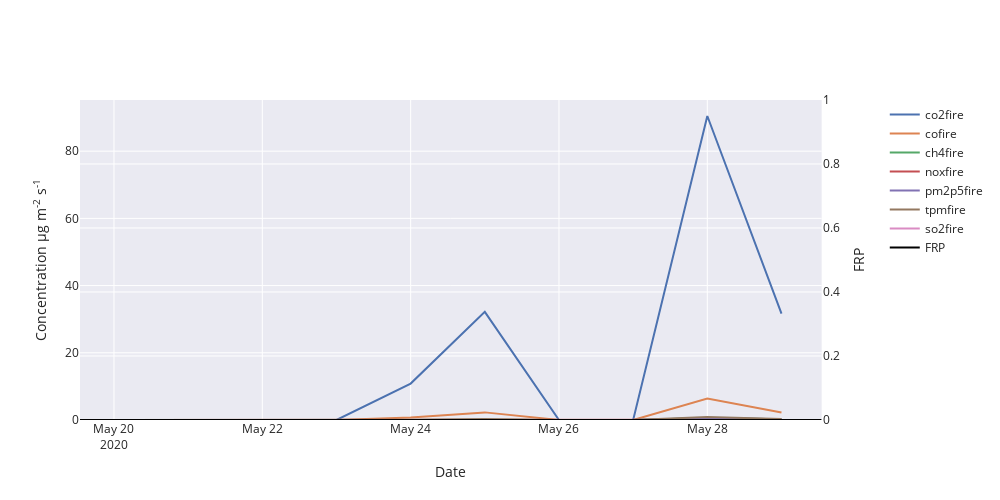
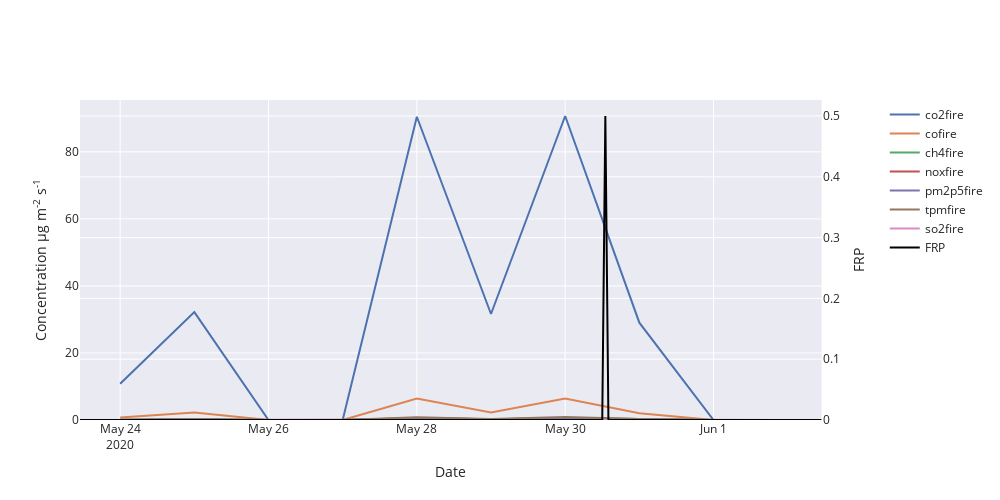
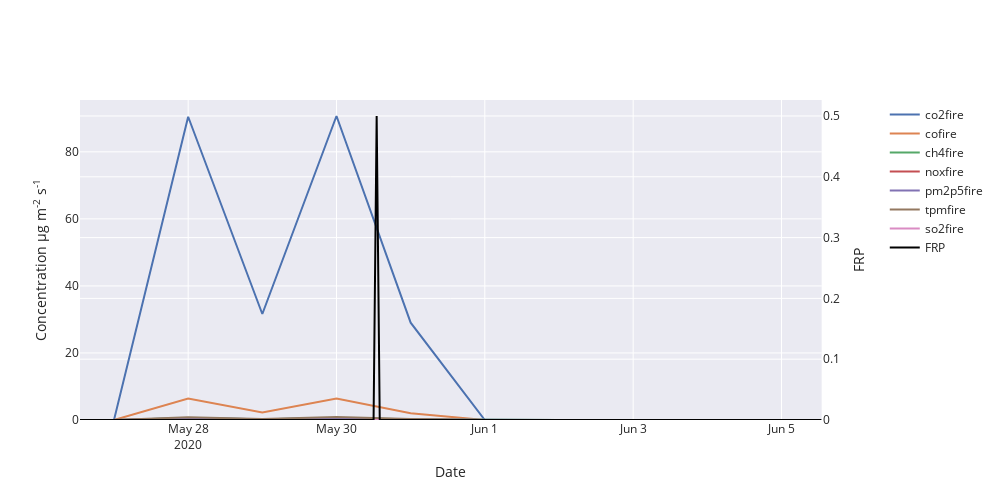
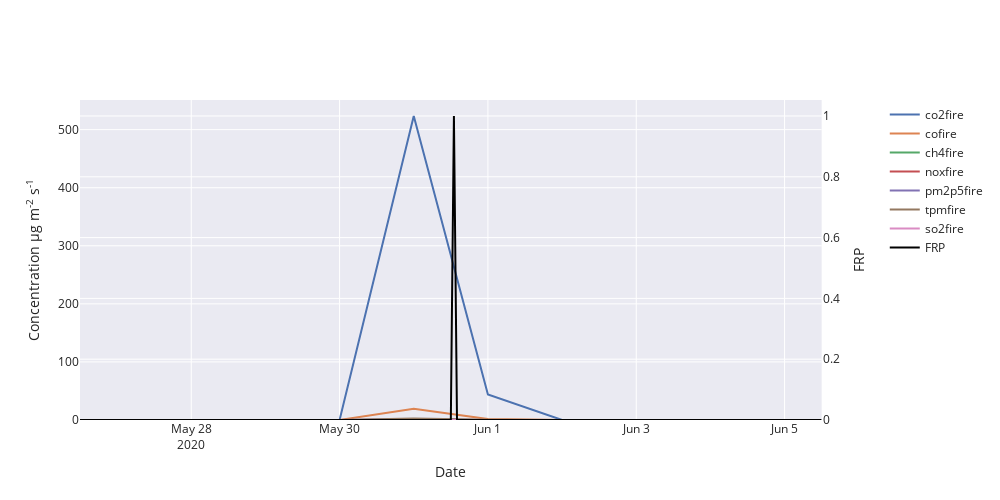

Here is the notebook cell these charts were saved with, in order:
### Code cell
for ind, fe in df_fire_events.tail(30).iterrows():
    
    fig = make_subplots(specs=[[{"secondary_y": True}]])
    
    fig.update_xaxes(title_text="Date")
    
    # Update yaxis properties
    fig.update_yaxes(title_text=f"Concentration µg m<sup>-2</sup> s<sup>-1</sup>")
    fig.update_yaxes(title_text=f"FRP", secondary_y=True)
    
    fig.update_layout(
        template=pio.templates["seaborn"],
        autosize=False,
        width=1000,
        height=500,
    )  
    
    for var in ds_flux.data_vars:

        ds_var = ds_flux[var].sel(time=slice(
                fe['datetime'].replace(minute=0) - timedelta(days=5),
                fe['datetime'].replace(minute=0) + timedelta(days=5)
            ))
        
        ds_var = ds_var * 1e+9
        
        ds_var = ds_var.sel(longitude=fe['longitude'], latitude=fe['latitude'], method='nearest')
        
        df_var = ds_var.to_dataframe()
        
        fig.add_trace(go.Scatter(  # add the baseline values
                x=df_var.index,
                y=df_var[var],
                mode='lines', 
                name=f'{var}'
        ))
        
    ds_frp_fe = ds_frp['frpfire'].sel(time=slice(
                fe['datetime'].replace(minute=0) - timedelta(days=5),
                fe['datetime'].replace(minute=0) + timedelta(days=5)
            ))
    ds_frp_fe = ds_frp_fe.sel(longitude=fe['longitude'], latitude=fe['latitude'], method='nearest')
        
    df_frp_fe = ds_frp_fe.to_dataframe()
    
    df_frp_fe = df_frp_fe['frpfire'].groupby('time').mean()
    
    fig.update_yaxes(rangemode="nonnegative")
    fig.update_yaxes(rangemode="nonnegative", secondary_y=True,)
        
    fig.add_trace(go.Scatter(  # add the CAMS analysis concentration data closest to the fireevent
                x=df_frp_fe.index,
                y=df_frp_fe.values,
                mode='lines',
                name='FRP',
                line={'color': 'black'}),
                secondary_y=True,
            )
        
    fig.show()

### Figure 1 — Plotly figure (JSON) as saved in the notebook; plotly's stock layout.template omitted (floating-point values rounded to 4 significant figures; data arrays with more than 128 entries replaced by an {"elided": "..."} marker saying what was removed)
{"data": [{"mode": "lines", "name": "co2fire", "type": "scatter", "x": ["2020-05-20T00:00:00", "2020-05-21T00:00:00", "2020-05-22T00:00:00", "2020-05-23T00:00:00", "2020-05-24T00:00:00", "2020-05-25T00:00:00", "2020-05-26T00:00:00", "2020-05-27T00:00:00", "2020-05-28T00:00:00", "2020-05-29T00:00:00"], "y": [0, 0, 0, 0, 10.84, 32.19, 0, 0, 90.46, 31.63]}, {"mode": "lines", "name": "cofire", "type": "scatter", "x": ["2020-05-20T00:00:00", "2020-05-21T00:00:00", "2020-05-22T00:00:00", "2020-05-23T00:00:00", "2020-05-24T00:00:00", "2020-05-25T00:00:00", "2020-05-26T00:00:00", "2020-05-27T00:00:00", "2020-05-28T00:00:00", "2020-05-29T00:00:00"], "y": [0, 0, 0, 0, 0.7638, 2.267, 0, 0, 6.372, 2.228]}, {"mode": "lines", "name": "ch4fire", "type": "scatter", "x": ["2020-05-20T00:00:00", "2020-05-21T00:00:00", "2020-05-22T00:00:00", "2020-05-23T00:00:00", "2020-05-24T00:00:00", "2020-05-25T00:00:00", "2020-05-26T00:00:00", "2020-05-27T00:00:00", "2020-05-28T00:00:00", "2020-05-29T00:00:00"], "y": [-2.776e-08, -2.776e-08, -2.776e-08, -2.776e-08, 0.06973, 0.207, -2.776e-08, -2.776e-08, 0.5819, 0.2035]}, {"mode": "lines", "name": "noxfire", "type": "scatter", "x": ["2020-05-20T00:00:00", "2020-05-21T00:00:00", "2020-05-22T00:00:00", "2020-05-23T00:00:00", "2020-05-24T00:00:00", "2020-05-25T00:00:00", "2020-05-26T00:00:00", "2020-05-27T00:00:00", "2020-05-28T00:00:00", "2020-05-29T00:00:00"], "y": [0, 0, 0, 0, 0.01901, 0.05644, 0, 0, 0.1586, 0.05546]}, {"mode": "lines", "name": "pm2p5fire", "type": "scatter", "x": ["2020-05-20T00:00:00", "2020-05-21T00:00:00", "2020-05-22T00:00:00", "2020-05-23T00:00:00", "2020-05-24T00:00:00", "2020-05-25T00:00:00", "2020-05-26T00:00:00", "2020-05-27T00:00:00", "2020-05-28T00:00:00", "2020-05-29T00:00:00"], "y": [5.551e-08, 5.551e-08, 5.551e-08, 5.551e-08, 0.06838, 0.203, 5.551e-08, 5.551e-08, 0.5706, 0.1995]}, {"mode": "lines", "name": "tpmfire", "type": "scatter", "x": ["2020-05-20T00:00:00", "2020-05-21T00:00:00", "2020-05-22T00:00:00", "2020-05-23T00:00:00", "2020-05-24T00:00:00", "2020-05-25T00:00:00", "2020-05-26T00:00:00", "2020-05-27T00:00:00", "2020-05-28T00:00:00", "2020-05-29T00:00:00"], "y": [0, 0, 0, 0, 0.1025, 0.3044, 0, 0, 0.8557, 0.2992]}, {"mode": "lines", "name": "so2fire", "type": "scatter", "x": ["2020-05-20T00:00:00", "2020-05-21T00:00:00", "2020-05-22T00:00:00", "2020-05-23T00:00:00", "2020-05-24T00:00:00", "2020-05-25T00:00:00", "2020-05-26T00:00:00", "2020-05-27T00:00:00", "2020-05-28T00:00:00", "2020-05-29T00:00:00"], "y": [0, 0, 0, 0, 0.003049, 0.009051, 0, 0, 0.02544, 0.008896]}, {"line": {"color": "black"}, "mode": "lines", "name": "FRP", "type": "scatter", "x": {"elided": "241 str values"}, "xaxis": "x", "y": {"elided": "241 int values"}, "yaxis": "y2"}], "layout": {"autosize": false, "height": 500, "width": 1000, "xaxis": {"anchor": "y", "domain": [0, 0.94], "title": {"text": "Date"}}, "yaxis": {"anchor": "x", "domain": [0, 1], "rangemode": "nonnegative", "title": {"text": "Concentration µg m<sup>-2</sup> s<sup>-1</sup>"}}, "yaxis2": {"anchor": "x", "overlaying": "y", "rangemode": "nonnegative", "side": "right", "title": {"text": "FRP"}}}}

### Figure 2 — Plotly figure (JSON) as saved in the notebook; plotly's stock layout.template omitted (floating-point values rounded to 4 significant figures; data arrays with more than 128 entries replaced by an {"elided": "..."} marker saying what was removed)
{"data": [{"mode": "lines", "name": "co2fire", "type": "scatter", "x": ["2020-05-24T00:00:00", "2020-05-25T00:00:00", "2020-05-26T00:00:00", "2020-05-27T00:00:00", "2020-05-28T00:00:00", "2020-05-29T00:00:00", "2020-05-30T00:00:00", "2020-05-31T00:00:00", "2020-06-01T00:00:00", "2020-06-02T00:00:00"], "y": [10.84, 32.19, 0, 0, 90.46, 31.63, 90.69, 29.03, 1.421e-05, 1.421e-05]}, {"mode": "lines", "name": "cofire", "type": "scatter", "x": ["2020-05-24T00:00:00", "2020-05-25T00:00:00", "2020-05-26T00:00:00", "2020-05-27T00:00:00", "2020-05-28T00:00:00", "2020-05-29T00:00:00", "2020-05-30T00:00:00", "2020-05-31T00:00:00", "2020-06-01T00:00:00", "2020-06-02T00:00:00"], "y": [0.7638, 2.267, 0, 0, 6.372, 2.228, 6.389, 2.045, 0, 0]}, {"mode": "lines", "name": "ch4fire", "type": "scatter", "x": ["2020-05-24T00:00:00", "2020-05-25T00:00:00", "2020-05-26T00:00:00", "2020-05-27T00:00:00", "2020-05-28T00:00:00", "2020-05-29T00:00:00", "2020-05-30T00:00:00", "2020-05-31T00:00:00", "2020-06-01T00:00:00", "2020-06-02T00:00:00"], "y": [0.06973, 0.207, -2.776e-08, -2.776e-08, 0.5819, 0.2035, 0.5833, 0.1867, 0, 0]}, {"mode": "lines", "name": "noxfire", "type": "scatter", "x": ["2020-05-24T00:00:00", "2020-05-25T00:00:00", "2020-05-26T00:00:00", "2020-05-27T00:00:00", "2020-05-28T00:00:00", "2020-05-29T00:00:00", "2020-05-30T00:00:00", "2020-05-31T00:00:00", "2020-06-01T00:00:00", "2020-06-02T00:00:00"], "y": [0.01901, 0.05644, 0, 0, 0.1586, 0.05546, 0.159, 0.0509, -1.388e-08, -1.388e-08]}, {"mode": "lines", "name": "pm2p5fire", "type": "scatter", "x": ["2020-05-24T00:00:00", "2020-05-25T00:00:00", "2020-05-26T00:00:00", "2020-05-27T00:00:00", "2020-05-28T00:00:00", "2020-05-29T00:00:00", "2020-05-30T00:00:00", "2020-05-31T00:00:00", "2020-06-01T00:00:00", "2020-06-02T00:00:00"], "y": [0.06838, 0.203, 5.551e-08, 5.551e-08, 0.5706, 0.1995, 0.5721, 0.1831, 5.551e-08, 5.551e-08]}, {"mode": "lines", "name": "tpmfire", "type": "scatter", "x": ["2020-05-24T00:00:00", "2020-05-25T00:00:00", "2020-05-26T00:00:00", "2020-05-27T00:00:00", "2020-05-28T00:00:00", "2020-05-29T00:00:00", "2020-05-30T00:00:00", "2020-05-31T00:00:00", "2020-06-01T00:00:00", "2020-06-02T00:00:00"], "y": [0.1025, 0.3044, 0, 0, 0.8557, 0.2992, 0.8578, 0.2746, -5.551e-08, -5.551e-08]}, {"mode": "lines", "name": "so2fire", "type": "scatter", "x": ["2020-05-24T00:00:00", "2020-05-25T00:00:00", "2020-05-26T00:00:00", "2020-05-27T00:00:00", "2020-05-28T00:00:00", "2020-05-29T00:00:00", "2020-05-30T00:00:00", "2020-05-31T00:00:00", "2020-06-01T00:00:00", "2020-06-02T00:00:00"], "y": [0.003049, 0.009051, 0, 0, 0.02544, 0.008896, 0.02551, 0.008165, -3.469e-09, -3.469e-09]}, {"line": {"color": "black"}, "mode": "lines", "name": "FRP", "type": "scatter", "x": {"elided": "241 str values"}, "xaxis": "x", "y": {"elided": "241 float values"}, "yaxis": "y2"}], "layout": {"autosize": false, "height": 500, "width": 1000, "xaxis": {"anchor": "y", "domain": [0, 0.94], "title": {"text": "Date"}}, "yaxis": {"anchor": "x", "domain": [0, 1], "rangemode": "nonnegative", "title": {"text": "Concentration µg m<sup>-2</sup> s<sup>-1</sup>"}}, "yaxis2": {"anchor": "x", "overlaying": "y", "rangemode": "nonnegative", "side": "right", "title": {"text": "FRP"}}}}

### Figure 3 — Plotly figure (JSON) as saved in the notebook; plotly's stock layout.template omitted (floating-point values rounded to 4 significant figures; data arrays with more than 128 entries replaced by an {"elided": "..."} marker saying what was removed)
{"data": [{"mode": "lines", "name": "co2fire", "type": "scatter", "x": ["2020-05-27T00:00:00", "2020-05-28T00:00:00", "2020-05-29T00:00:00", "2020-05-30T00:00:00", "2020-05-31T00:00:00", "2020-06-01T00:00:00", "2020-06-02T00:00:00", "2020-06-03T00:00:00", "2020-06-04T00:00:00", "2020-06-05T00:00:00"], "y": [0, 90.46, 31.63, 90.69, 29.03, 1.421e-05, 1.421e-05, 1.421e-05, 1.421e-05, 1.421e-05]}, {"mode": "lines", "name": "cofire", "type": "scatter", "x": ["2020-05-27T00:00:00", "2020-05-28T00:00:00", "2020-05-29T00:00:00", "2020-05-30T00:00:00", "2020-05-31T00:00:00", "2020-06-01T00:00:00", "2020-06-02T00:00:00", "2020-06-03T00:00:00", "2020-06-04T00:00:00", "2020-06-05T00:00:00"], "y": [0, 6.372, 2.228, 6.389, 2.045, 0, 0, 0, 0, 0]}, {"mode": "lines", "name": "ch4fire", "type": "scatter", "x": ["2020-05-27T00:00:00", "2020-05-28T00:00:00", "2020-05-29T00:00:00", "2020-05-30T00:00:00", "2020-05-31T00:00:00", "2020-06-01T00:00:00", "2020-06-02T00:00:00", "2020-06-03T00:00:00", "2020-06-04T00:00:00", "2020-06-05T00:00:00"], "y": [-2.776e-08, 0.5819, 0.2035, 0.5833, 0.1867, 0, 0, 0, 0, 0]}, {"mode": "lines", "name": "noxfire", "type": "scatter", "x": ["2020-05-27T00:00:00", "2020-05-28T00:00:00", "2020-05-29T00:00:00", "2020-05-30T00:00:00", "2020-05-31T00:00:00", "2020-06-01T00:00:00", "2020-06-02T00:00:00", "2020-06-03T00:00:00", "2020-06-04T00:00:00", "2020-06-05T00:00:00"], "y": [0, 0.1586, 0.05546, 0.159, 0.0509, -1.388e-08, -1.388e-08, -1.388e-08, -1.388e-08, -1.388e-08]}, {"mode": "lines", "name": "pm2p5fire", "type": "scatter", "x": ["2020-05-27T00:00:00", "2020-05-28T00:00:00", "2020-05-29T00:00:00", "2020-05-30T00:00:00", "2020-05-31T00:00:00", "2020-06-01T00:00:00", "2020-06-02T00:00:00", "2020-06-03T00:00:00", "2020-06-04T00:00:00", "2020-06-05T00:00:00"], "y": [5.551e-08, 0.5706, 0.1995, 0.5721, 0.1831, 5.551e-08, 5.551e-08, 5.551e-08, 5.551e-08, 5.551e-08]}, {"mode": "lines", "name": "tpmfire", "type": "scatter", "x": ["2020-05-27T00:00:00", "2020-05-28T00:00:00", "2020-05-29T00:00:00", "2020-05-30T00:00:00", "2020-05-31T00:00:00", "2020-06-01T00:00:00", "2020-06-02T00:00:00", "2020-06-03T00:00:00", "2020-06-04T00:00:00", "2020-06-05T00:00:00"], "y": [0, 0.8557, 0.2992, 0.8578, 0.2746, -5.551e-08, -5.551e-08, -5.551e-08, -5.551e-08, -5.551e-08]}, {"mode": "lines", "name": "so2fire", "type": "scatter", "x": ["2020-05-27T00:00:00", "2020-05-28T00:00:00", "2020-05-29T00:00:00", "2020-05-30T00:00:00", "2020-05-31T00:00:00", "2020-06-01T00:00:00", "2020-06-02T00:00:00", "2020-06-03T00:00:00", "2020-06-04T00:00:00", "2020-06-05T00:00:00"], "y": [0, 0.02544, 0.008896, 0.02551, 0.008165, -3.469e-09, -3.469e-09, -3.469e-09, -3.469e-09, -3.469e-09]}, {"line": {"color": "black"}, "mode": "lines", "name": "FRP", "type": "scatter", "x": {"elided": "241 str values"}, "xaxis": "x", "y": {"elided": "241 float values"}, "yaxis": "y2"}], "layout": {"autosize": false, "height": 500, "width": 1000, "xaxis": {"anchor": "y", "domain": [0, 0.94], "title": {"text": "Date"}}, "yaxis": {"anchor": "x", "domain": [0, 1], "rangemode": "nonnegative", "title": {"text": "Concentration µg m<sup>-2</sup> s<sup>-1</sup>"}}, "yaxis2": {"anchor": "x", "overlaying": "y", "rangemode": "nonnegative", "side": "right", "title": {"text": "FRP"}}}}

### Figure 4 — Plotly figure (JSON) as saved in the notebook; plotly's stock layout.template omitted (floating-point values rounded to 4 significant figures; data arrays with more than 128 entries replaced by an {"elided": "..."} marker saying what was removed)
{"data": [{"mode": "lines", "name": "co2fire", "type": "scatter", "x": ["2020-05-27T00:00:00", "2020-05-28T00:00:00", "2020-05-29T00:00:00", "2020-05-30T00:00:00", "2020-05-31T00:00:00", "2020-06-01T00:00:00", "2020-06-02T00:00:00", "2020-06-03T00:00:00", "2020-06-04T00:00:00", "2020-06-05T00:00:00"], "y": [0, 0, 0, 0, 523.5, 43.99, 1.421e-05, 1.421e-05, 1.421e-05, 1.421e-05]}, {"mode": "lines", "name": "cofire", "type": "scatter", "x": ["2020-05-27T00:00:00", "2020-05-28T00:00:00", "2020-05-29T00:00:00", "2020-05-30T00:00:00", "2020-05-31T00:00:00", "2020-06-01T00:00:00", "2020-06-02T00:00:00", "2020-06-03T00:00:00", "2020-06-04T00:00:00", "2020-06-05T00:00:00"], "y": [0, 0, 0, 0, 19.56, 1.643, 0, 0, 0, 0]}, {"mode": "lines", "name": "ch4fire", "type": "scatter", "x": ["2020-05-27T00:00:00", "2020-05-28T00:00:00", "2020-05-29T00:00:00", "2020-05-30T00:00:00", "2020-05-31T00:00:00", "2020-06-01T00:00:00", "2020-06-02T00:00:00", "2020-06-03T00:00:00", "2020-06-04T00:00:00", "2020-06-05T00:00:00"], "y": [-2.776e-08, -2.776e-08, -2.776e-08, -2.776e-08, 0.7132, 0.05992, 0, 0, 0, 0]}, {"mode": "lines", "name": "noxfire", "type": "scatter", "x": ["2020-05-27T00:00:00", "2020-05-28T00:00:00", "2020-05-29T00:00:00", "2020-05-30T00:00:00", "2020-05-31T00:00:00", "2020-06-01T00:00:00", "2020-06-02T00:00:00", "2020-06-03T00:00:00", "2020-06-04T00:00:00", "2020-06-05T00:00:00"], "y": [0, 0, 0, 0, 0.6757, 0.05677, -1.388e-08, -1.388e-08, -1.388e-08, -1.388e-08]}, {"mode": "lines", "name": "pm2p5fire", "type": "scatter", "x": ["2020-05-27T00:00:00", "2020-05-28T00:00:00", "2020-05-29T00:00:00", "2020-05-30T00:00:00", "2020-05-31T00:00:00", "2020-06-01T00:00:00", "2020-06-02T00:00:00", "2020-06-03T00:00:00", "2020-06-04T00:00:00", "2020-06-05T00:00:00"], "y": [5.551e-08, 5.551e-08, 5.551e-08, 5.551e-08, 1.571, 0.132, 5.551e-08, 5.551e-08, 5.551e-08, 5.551e-08]}, {"mode": "lines", "name": "tpmfire", "type": "scatter", "x": ["2020-05-27T00:00:00", "2020-05-28T00:00:00", "2020-05-29T00:00:00", "2020-05-30T00:00:00", "2020-05-31T00:00:00", "2020-06-01T00:00:00", "2020-06-02T00:00:00", "2020-06-03T00:00:00", "2020-06-04T00:00:00", "2020-06-05T00:00:00"], "y": [0, 0, 0, 0, 2.706, 0.2274, -5.551e-08, -5.551e-08, -5.551e-08, -5.551e-08]}, {"mode": "lines", "name": "so2fire", "type": "scatter", "x": ["2020-05-27T00:00:00", "2020-05-28T00:00:00", "2020-05-29T00:00:00", "2020-05-30T00:00:00", "2020-05-31T00:00:00", "2020-06-01T00:00:00", "2020-06-02T00:00:00", "2020-06-03T00:00:00", "2020-06-04T00:00:00", "2020-06-05T00:00:00"], "y": [0, 0, 0, 0, 0.117, 0.009834, -3.469e-09, -3.469e-09, -3.469e-09, -3.469e-09]}, {"line": {"color": "black"}, "mode": "lines", "name": "FRP", "type": "scatter", "x": {"elided": "241 str values"}, "xaxis": "x", "y": {"elided": "241 int values"}, "yaxis": "y2"}], "layout": {"autosize": false, "height": 500, "width": 1000, "xaxis": {"anchor": "y", "domain": [0, 0.94], "title": {"text": "Date"}}, "yaxis": {"anchor": "x", "domain": [0, 1], "rangemode": "nonnegative", "title": {"text": "Concentration µg m<sup>-2</sup> s<sup>-1</sup>"}}, "yaxis2": {"anchor": "x", "overlaying": "y", "rangemode": "nonnegative", "side": "right", "title": {"text": "FRP"}}}}
